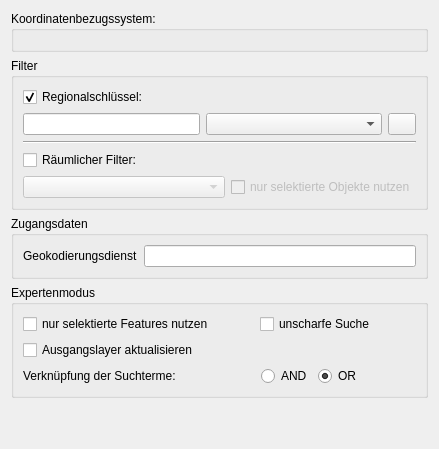
      <widget class="QWidget" name="config_request_output_tab">
       <attribute name="title">
        <string>Anfrage/Ausgabe konfigurieren</string>
       </attribute>
       <layout class="QVBoxLayout" name="verticalLayout_5">
        <item>
         <widget class="QGroupBox" name="groupBox_2">
          <property name="autoFillBackground">
           <bool>false</bool>
          </property>
          <property name="title">
           <string>Koordinatenbezugssystem:</string>
          </property>
          <property name="flat">
           <bool>false</bool>
          </property>
          <property name="checkable">
           <bool>false</bool>
          </property>
          <property name="checked">
           <bool>false</bool>
          </property>
          <layout class="QVBoxLayout" name="verticalLayout_8">
           <item>
            <widget class="QgsProjectionSelectionWidget" name="output_projection_select">
             <property name="sizePolicy">
              <sizepolicy hsizetype="Expanding" vsizetype="Preferred">
               <horstretch>0</horstretch>
               <verstretch>0</verstretch>
              </sizepolicy>
             </property>
             <property name="minimumSize">
              <size>
               <width>0</width>
               <height>0</height>
              </size>
             </property>
             <property name="maximumSize">
              <size>
               <width>16777215</width>
               <height>16777215</height>
              </size>
             </property>
             <property name="toolTip">
              <string>&lt;html&gt;&lt;head/&gt;&lt;body&gt;&lt;p&gt;Hier können Sie das gewünschte Ziel-Koordinatensystem angeben, in welches geokodiert werden soll.&lt;/p&gt;&lt;/body&gt;&lt;/html&gt;</string>
             </property>
            </widget>
           </item>
          </layout>
         </widget>
        </item>
        <item>
         <widget class="QGroupBox" name="groupBox">
          <property name="title">
           <string>Filter</string>
          </property>
          <layout class="QVBoxLayout" name="verticalLayout_4">
           <item>
            <widget class="QCheckBox" name="use_rs_check">
             <property name="text">
              <string>Regionalschlüssel:</string>
             </property>
             <property name="checked">
              <bool>true</bool>
             </property>
            </widget>
           </item>
           <item>
            <layout class="QHBoxLayout" name="horizontalLayout_3">
             <property name="spacing">
              <number>6</number>
             </property>
             <property name="topMargin">
              <number>0</number>
             </property>
             <property name="rightMargin">
              <number>0</number>
             </property>
             <item>
              <widget class="QLineEdit" name="rs_edit">
               <property name="sizePolicy">
                <sizepolicy hsizetype="Expanding" vsizetype="Fixed">
                 <horstretch>0</horstretch>
                 <verstretch>0</verstretch>
                </sizepolicy>
               </property>
               <property name="minimumSize">
                <size>
                 <width>150</width>
                 <height>0</height>
                </size>
               </property>
               <property name="toolTip">
                <string>&lt;html&gt;&lt;head/&gt;&lt;body&gt;&lt;p&gt;In diesem Feld kann der Regionalschlüssel als Filter zur regionalen Eingrenzung des Suchgebietes eingegeben werden.&lt;/p&gt;&lt;p&gt;Dies führt in der Folge dazu, dass nur Treffer innerhalb des gewählten Verwaltungsgebietes (z.B. Bundesland, Kreis, Gemeinde) gefunden werden können.&lt;/p&gt;&lt;/body&gt;&lt;/html&gt;</string>
               </property>
               <property name="clearButtonEnabled">
                <bool>false</bool>
               </property>
              </widget>
             </item>
             <item>
              <widget class="QComboBox" name="rs_combo">
               <property name="sizePolicy">
                <sizepolicy hsizetype="Expanding" vsizetype="Fixed">
                 <horstretch>0</horstretch>
                 <verstretch>0</verstretch>
                </sizepolicy>
               </property>
               <property name="minimumSize">
                <size>
                 <width>140</width>
                 <height>0</height>
                </size>
               </property>
               <property name="maximumSize">
                <size>
                 <width>16777215</width>
                 <height>16777215</height>
                </size>
               </property>
               <property name="toolTip">
                <string>&lt;html&gt;&lt;head/&gt;&lt;body&gt;&lt;p&gt;Filtern Sie die Suche nach Bundesländern. &lt;/p&gt;&lt;p&gt;Die Auswahl fügt die Kennzahl des gewählten Bundeslandes in nebenstehendes Textfeld ein.&lt;/p&gt;&lt;/body&gt;&lt;/html&gt;</string>
               </property>
               <property name="editable">
                <bool>false</bool>
               </property>
               <property name="currentIndex">
                <number>-1</number>
               </property>
               <property name="maxVisibleItems">
                <number>17</number>
               </property>
              </widget>
             </item>
             <item>
              <widget class="QPushButton" name="rsinfo_button">
               <property name="sizePolicy">
                <sizepolicy hsizetype="Fixed" vsizetype="Fixed">
                 <horstretch>0</horstretch>
                 <verstretch>0</verstretch>
                </sizepolicy>
               </property>
               <property name="maximumSize">
                <size>
                 <width>28</width>
                 <height>24</height>
                </size>
               </property>
               <property name="toolTip">
                <string>&lt;html&gt;&lt;head/&gt;&lt;body&gt;&lt;p&gt;Präzise Informationen zur Suche mit Regionalschlüsseln.&lt;/p&gt;&lt;/body&gt;&lt;/html&gt;</string>
               </property>
               <property name="text">
                <string/>
               </property>
               <property name="icon">
                <iconset>
                 <normaloff>icons/20190619_iconset_mob_wborders_info_2.png</normaloff>icons/20190619_iconset_mob_wborders_info_2.png</iconset>
               </property>
              </widget>
             </item>
            </layout>
           </item>
           <item>
            <widget class="Line" name="line_2">
             <property name="orientation">
              <enum>Qt::Horizontal</enum>
             </property>
            </widget>
           </item>
           <item>
            <widget class="QCheckBox" name="use_spatial_filter">
             <property name="text">
              <string>Räumlicher Filter:</string>
             </property>
             <property name="checked">
              <bool>false</bool>
             </property>
            </widget>
           </item>
           <item>
            <layout class="QHBoxLayout" name="horizontalLayout_4">
             <property name="topMargin">
              <number>0</number>
             </property>
             <item>
              <widget class="QgsMapLayerComboBox" name="spatial_filter_combo">
               <property name="enabled">
                <bool>false</bool>
               </property>
               <property name="sizePolicy">
                <sizepolicy hsizetype="Expanding" vsizetype="Fixed">
                 <horstretch>0</horstretch>
                 <verstretch>0</verstretch>
                </sizepolicy>
               </property>
               <property name="minimumSize">
                <size>
                 <width>0</width>
                 <height>0</height>
                </size>
               </property>
               <property name="maximumSize">
                <size>
                 <width>16777215</width>
                 <height>16777215</height>
                </size>
               </property>
               <property name="toolTip">
                <string>&lt;html&gt;&lt;head/&gt;&lt;body&gt;&lt;p&gt;Wählen Sie einen Polygonlayer, auf dessen Grenzen die Suche beschränkt werden soll.&lt;/p&gt;&lt;/body&gt;&lt;/html&gt;</string>
               </property>
               <property name="frame">
                <bool>true</bool>
               </property>
               <property name="showCrs">
                <bool>true</bool>
               </property>
              </widget>
             </item>
             <item>
              <widget class="QCheckBox" name="onlyselectedpolygons_checkbox">
               <property name="enabled">
                <bool>false</bool>
               </property>
               <property name="toolTip">
                <string>&lt;html&gt;&lt;head/&gt;&lt;body&gt;&lt;p&gt;Beschränken Sie die Suche weiter auf lediglich die selektierten Objekte des gewählten Layers.&lt;/p&gt;&lt;/body&gt;&lt;/html&gt;</string>
               </property>
               <property name="text">
                <string>nur selektierte Objekte nutzen</string>
               </property>
              </widget>
             </item>
            </layout>
           </item>
          </layout>
         </widget>
        </item>
        <item>
         <widget class="QgsCollapsibleGroupBox" name="mGroupBox">
          <property name="toolTip">
           <string>&lt;html&gt;&lt;head/&gt;&lt;body&gt;&lt;p&gt;Zur Geokodierung mit dem Plugin BKGGeocoder benötigen sie einen gültigen Nutzer/-innen Identifikator (UUID).&lt;/p&gt;&lt;p&gt;Geben Sie hier die Dienst-URL inclusive der UUID an.&lt;/p&gt;&lt;/body&gt;&lt;/html&gt;</string>
          </property>
          <property name="title">
           <string>Zugangsdaten</string>
          </property>
          <property name="collapsed">
           <bool>false</bool>
          </property>
          <property name="saveCollapsedState">
           <bool>false</bool>
          </property>
          <layout class="QHBoxLayout" name="horizontalLayout_2">
           <item>
            <widget class="QLabel" name="label_2">
             <property name="text">
              <string>Geokodierungsdienst</string>
             </property>
            </widget>
           </item>
           <item>
            <widget class="QLineEdit" name="api_key_edit">
             <property name="toolTip">
              <string>&lt;html&gt;&lt;head/&gt;&lt;body&gt;&lt;p&gt;Zur Geokodierung mit dem Plugin BKGGeocoder benötigen sie einen gültigen Nutzer/-innen Identifikator (UUID).&lt;/p&gt;&lt;p&gt;Geben Sie hier die Dienst-URL inclusive der UUID an.&lt;/p&gt;&lt;/body&gt;&lt;/html&gt;</string>
             </property>
            </widget>
           </item>
          </layout>
         </widget>
        </item>
        <item>
         <widget class="QgsCollapsibleGroupBox" name="mGroupBox_2">
          <property name="toolTip">
           <string>&lt;html&gt;&lt;head/&gt;&lt;body&gt;&lt;p&gt;Nehmen Sie hier erweiterte Einstellungen vor.&lt;/p&gt;&lt;/body&gt;&lt;/html&gt;</string>
          </property>
          <property name="autoFillBackground">
           <bool>false</bool>
          </property>
          <property name="title">
           <string>Expertenmodus</string>
          </property>
          <property name="collapsed">
           <bool>false</bool>
          </property>
          <layout class="QVBoxLayout" name="verticalLayout_9">
           <item>
            <layout class="QHBoxLayout" name="horizontalLayout_5">
             <property name="topMargin">
              <number>0</number>
             </property>
             <item>
              <widget class="QCheckBox" name="selected_features_only_check">
               <property name="sizePolicy">
                <sizepolicy hsizetype="Minimum" vsizetype="Fixed">
                 <horstretch>0</horstretch>
                 <verstretch>0</verstretch>
                </sizepolicy>
               </property>
               <property name="minimumSize">
                <size>
                 <width>180</width>
                 <height>0</height>
                </size>
               </property>
               <property name="toolTip">
                <string>&lt;html&gt;&lt;head/&gt;&lt;body&gt;&lt;p&gt;Geokodieren Sie lediglich die ausgewählten Objekte des Quelllayers&lt;/p&gt;&lt;/body&gt;&lt;/html&gt;</string>
               </property>
               <property name="layoutDirection">
                <enum>Qt::LeftToRight</enum>
               </property>
               <property name="text">
                <string>nur selektierte Features nutzen</string>
               </property>
              </widget>
             </item>
             <item>
              <spacer name="horizontalSpacer_3">
               <property name="orientation">
                <enum>Qt::Horizontal</enum>
               </property>
               <property name="sizeHint" stdset="0">
                <size>
                 <width>40</width>
                 <height>20</height>
                </size>
               </property>
              </spacer>
             </item>
             <item>
              <widget class="QCheckBox" name="fuzzysearch_checkbox">
               <property name="sizePolicy">
                <sizepolicy hsizetype="Minimum" vsizetype="Fixed">
                 <horstretch>0</horstretch>
                 <verstretch>0</verstretch>
                </sizepolicy>
               </property>
               <property name="toolTip">
                <string>&lt;html&gt;&lt;head/&gt;&lt;body&gt;&lt;p&gt;Eine unscharfe Suche erlaubt eine tolerante Suche basierend auf dem Levenshtein (Edit) Distanz Algorithmus.&lt;/p&gt;&lt;/body&gt;&lt;/html&gt;</string>
               </property>
               <property name="text">
                <string>unscharfe Suche</string>
               </property>
              </widget>
             </item>
             <item>
              <spacer name="horizontalSpacer_8">
               <property name="orientation">
                <enum>Qt::Horizontal</enum>
               </property>
               <property name="sizeHint" stdset="0">
                <size>
                 <width>40</width>
                 <height>20</height>
                </size>
               </property>
              </spacer>
             </item>
            </layout>
           </item>
           <item>
            <layout class="QHBoxLayout" name="horizontalLayout_13">
             <property name="topMargin">
              <number>0</number>
             </property>
             <item>
              <widget class="QCheckBox" name="updateinputlayer_checkbox">
               <property name="minimumSize">
                <size>
                 <width>180</width>
                 <height>0</height>
                </size>
               </property>
               <property name="toolTip">
                <string>&lt;html&gt;&lt;head/&gt;&lt;body&gt;&lt;p&gt;Dies bietet Ihnen die Möglichkeit, die Ergebnisse direkt in den Ausgangslayer zu schreiben. &lt;/p&gt;&lt;p&gt;Bei Treffern werden hierbei die Quellfeatures überschrieben.&lt;/p&gt;&lt;/body&gt;&lt;/html&gt;</string>
               </property>
               <property name="layoutDirection">
                <enum>Qt::LeftToRight</enum>
               </property>
               <property name="text">
                <string>Ausgangslayer aktualisieren</string>
               </property>
              </widget>
             </item>
            </layout>
           </item>
           <item>
            <layout class="QHBoxLayout" name="horizontalLayout_14">
             <property name="topMargin">
              <number>0</number>
             </property>
             <item>
              <widget class="QLabel" name="label_8">
               <property name="minimumSize">
                <size>
                 <width>180</width>
                 <height>0</height>
                </size>
               </property>
               <property name="toolTip">
                <string>&lt;html&gt;&lt;head/&gt;&lt;body&gt;&lt;p&gt;Verknüpfung der Suchterme mittels der logischen Operatoren AND oder OR. &lt;/p&gt;&lt;p&gt;Bei AND müssen alle Suchbegriffe gefunden werden&lt;span style=&quot; font-family:'Calibri,sans-serif'; font-size:11pt; font-style:italic;&quot;&gt;, bei OR mindestens einer der Suchbegriffe&lt;/span&gt;. &lt;/p&gt;&lt;p&gt;Der Standard ist OR.&lt;/p&gt;&lt;/body&gt;&lt;/html&gt;</string>
               </property>
               <property name="text">
                <string>Verknüpfung der Suchterme:</string>
               </property>
              </widget>
             </item>
             <item>
              <spacer name="horizontalSpacer_4">
               <property name="orientation">
                <enum>Qt::Horizontal</enum>
               </property>
               <property name="sizeHint" stdset="0">
                <size>
                 <width>40</width>
                 <height>20</height>
                </size>
               </property>
              </spacer>
             </item>
             <item>
              <widget class="QRadioButton" name="search_and_check">
               <property name="minimumSize">
                <size>
                 <width>50</width>
                 <height>0</height>
                </size>
               </property>
               <property name="toolTip">
                <string>&lt;html&gt;&lt;head/&gt;&lt;body&gt;&lt;p&gt;Verknüpfung der Suchterme mittels der logischen Operatoren AND oder OR. &lt;/p&gt;&lt;p&gt;Bei AND müssen alle Suchbegriffe gefunden werden&lt;span style=&quot; font-family:'Calibri,sans-serif'; font-size:11pt; font-style:italic;&quot;&gt;, bei OR mindestens einer der Suchbegriffe&lt;/span&gt;. &lt;/p&gt;&lt;p&gt;Der Standard ist OR.&lt;/p&gt;&lt;/body&gt;&lt;/html&gt;</string>
               </property>
               <property name="text">
                <string>AND</string>
               </property>
              </widget>
             </item>
             <item>
              <widget class="QRadioButton" name="search_or_check">
               <property name="minimumSize">
                <size>
                 <width>47</width>
                 <height>0</height>
                </size>
               </property>
               <property name="toolTip">
                <string>&lt;html&gt;&lt;head/&gt;&lt;body&gt;&lt;p&gt;Verknüpfung der Suchterme mittels der logischen Operatoren AND oder OR. &lt;/p&gt;&lt;p&gt;Bei AND müssen alle Suchbegriffe gefunden werden&lt;span style=&quot; font-family:'Calibri,sans-serif'; font-size:11pt; font-style:italic;&quot;&gt;, bei OR mindestens einer der Suchbegriffe&lt;/span&gt;. &lt;/p&gt;&lt;p&gt;Der Standard ist OR.&lt;/p&gt;&lt;/body&gt;&lt;/html&gt;</string>
               </property>
               <property name="text">
                <string>OR</string>
               </property>
               <property name="checked">
                <bool>true</bool>
               </property>
              </widget>
             </item>
             <item>
              <spacer name="horizontalSpacer_6">
               <property name="orientation">
                <enum>Qt::Horizontal</enum>
               </property>
               <property name="sizeHint" stdset="0">
                <size>
                 <width>40</width>
                 <height>20</height>
                </size>
               </property>
              </spacer>
             </item>
            </layout>
           </item>
          </layout>
         </widget>
        </item>
        <item>
         <spacer name="verticalSpacer">
          <property name="orientation">
           <enum>Qt::Vertical</enum>
          </property>
          <property name="sizeHint" stdset="0">
           <size>
            <width>20</width>
            <height>40</height>
           </size>
          </property>
         </spacer>
        </item>
       </layout>
      </widget>
